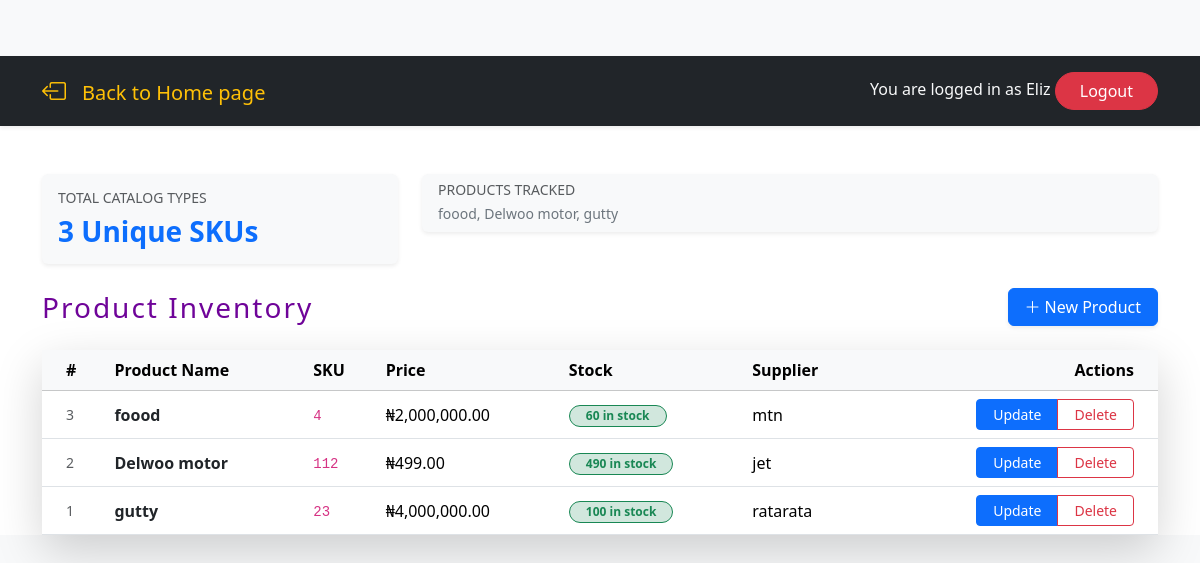
The app's page /list/ (signed in) with its own data.
### invApp/models.py (models this page shows, shortened)
class Product(models.Model):
    user = models.ForeignKey(
        settings.AUTH_USER_MODEL,
        on_delete= models.CASCADE,
        related_name= 'products'
    )
    product_id = models.BigAutoField(
        primary_key= True,
        help_text= 'Unique identifier product ID'
    )
    name = models.CharField(
        max_length= 100,
        verbose_name= 'Product',
        help_text= 'Enter the full commercial name of product'
    )
    sku = models.CharField(
        max_length= 50,
        verbose_name= 'SKU',
        help_text= 'Unique store keeping units(eg. 237y)'
    )
    price = models.DecimalField(
        decimal_places= 2,
        max_digits= 10,
        validators= [MinValueValidator(0.01)],
        help_text= 'Set the price in minimum of 0.01(eg.123)'
    )
    quantity = models.PositiveIntegerField(
        help_text= 'Enter Current quantity stored in the warehouse'
    )
    supplier = models.CharField(
        max_length= 100,
        verbose_name= 'Enter the primary vendor name'
    )
    created_at = models.DateTimeField(auto_now_add=True)
    updated_at = models.DateTimeField(auto_now=True)
    class Meta:
        ordering = ['-updated_at']
        verbose_name_plural = 'Products'
        constraints = [
            models.UniqueConstraint(fields=['user', 'sku'], name= 'unique_user_sku')
        ]

### invApp/views.py (the view)
# urls.py: path("list/", views.product_list_view, name= 'product_list'),
@login_required
def product_list_view(request):
    products = Product.objects.filter(user= request.user).order_by('-product_id')
    return render(request, 'accounts/product_list.html', {'products': products})

### invApp/templates/accounts/product_list.html (shortened to what this page needs)
{% extends 'layout.html' %}
{% load humanize %}
{% block extra_header %}
    <nav class="navbar navbar-expand-lg navbar-dark bg-dark sticky-top shadow-sm mb-5">
        <div class="container py-2 ">
            <div>
                <i class="bi bi-box-arrow-left text-warning fw-bold h4 mb-0"></i><a class="navbar-brand h2 ms-3 text-warning " href="/">Back to Home page </a>
            </div>
            <div>
                {% if not user.is_authenticated %}
                <a class="btn btn-sm btn-warning" href="{% url 'login' %}">Login</a>
                <a class="btn btn-sm btn-outline-secondary" href="{% url 'register' %}">Register</a>
                {% else %}
                <span class="text-light ">You are logged in as {{ user }} </span>
                <span ><a href="{% url 'logout' %}" class="btn btn-danger px-4 rounded-pill">Logout</a> </span>
                {% endif %}
            </div>
        </div>
    </nav>
{% endblock %}
{% block content %}
{% if products %}
<div class="row mb-4">
    <div class="col-md-4">
        <div class="card border-0 shadow-sm bg-light">
            <div class="card-body">
                <h6 class="text-muted text-uppercase small font-weight-bold">Total Catalog Types</h6>
                <h3 class="text-primary mb-0 fw-bold">{{ products.count }} Unique SKUs</h3>
            </div>
        </div>
    </div>
    <div class="col-md-8">
        <div class="card border-0 shadow-sm bg-light">
            <div class="card-body py-2">
                <h6 class="text-muted text-uppercase small font-weight-bold mb-1">Products Tracked</h6>
                <p class="mb-0 text-truncate text-secondary small">
                    {% for product in products %}
                        {{ product.name }}{% if not forloop.last %}, {% endif %}
                    {% endfor %}
                </p>
            </div>
        </div>
    </div>
</div>
{% endif %}
<div class="d-flex justify-content-between mb-4 align-items-center">
    <h3 style="color: rgb(111, 4, 153); letter-spacing: 2px; " class="mb-0">Product Inventory</h3>
    <a href="{% url 'product_create' %}" class="btn btn-primary text-end px-3 shadow-sm">
        <i class="bi bi-plus-lg me-1"></i>New Product
    </a>
</div>
<div class="card border-0 shadow-lg">
    <div class="table-responsive">
        <table class="table table-hover align-middle mb-0">
            <thead class="table-light">
                <tr>
                    <th class="ps-4">#</th>
                    <th>Product Name</th>
                    <th>SKU</th>
                    <th>Price</th>
                    <th>Stock</th>
                    <th>Supplier</th>
                    <th class="text-end pe-4">Actions</th>
                </tr>
            </thead>
            <tbody>
                {% for product in products %}
                <tr>
                    <td class="ps-4 text-muted small">{{ product.product_id }}</td>
                    <td>
                        <span class="fw-bold text-dark">{{ product.name }}</span>
                    </td>
                    <td>
                        <code>{{ product.sku }}</code>
                    </td>
                    <td>₦{{ product.price |intcomma }}</td>
                    <td>
                        {% if product.quantity > 10 %}
                        <span class="badge rounded-pill bg-success-subtle border border-success text-success px-3">
                            {{ product.quantity }} in stock
                        </span>
                        {% else %}
                        <span class="badge rounded-pill bg-danger-subtle border border-danger text-danger px-3">
                            Low: {{ product.quantity }}
                        </span>
                        {% endif %}
                    </td>
                    <td>{{ product.supplier }}</td>
                    <td class="text-end pe-4">
                        <div class="btn-group btn-group-sm">
                            <a href="{% url 'product_update' product.product_id %}" class="btn btn-primary px-3">
                                Update
                            </a>
                            <a href="{% url 'product_delete' product.product_id %}" class="btn btn-outline-danger px-3">
                                Delete
                            </a>
                        </div>
                    </td>
                </tr>
                {% endfor %}
            </tbody>
        </table>
    </div>
</div>
{% endblock %}

### invApp/templates/layout.html (shortened to what this page needs)
{% load static %}
<!DOCTYPE html>
<html lang="en">
<head>
    <link href="https://cdn.jsdelivr.net/npm/bootstrap@5.3.3/dist/css/bootstrap.min.css" rel="stylesheet">
    <link rel="stylesheet" href="https://cdn.jsdelivr.net/npm/bootstrap-icons@1.11.3/font/bootstrap-icons.min.css">
    <link rel="stylesheet" href="{% static 'css/mtn.css' %}">
</head>
<body>
  {% block extra_header %} {% endblock %}
    <main class="container">
        {% block content %}
        {% endblock %}
    </main>
</body>
</html>

### invApp/templates/layout.html (style rules this page uses)
:root { min-height: 100vh; background-color: #f8f9fa; padding-top: 56px; padding-bottom: 56px; }

### records on screen
Product: name "foood", product_id "3", sku "4", price "2,000,000.00", quantity "60", supplier "mtn"
Product: name "Delwoo motor", product_id "2", sku "112", price "499.00", quantity "490", supplier "jet"
Product: name "gutty", product_id "1", sku "23", price "4,000,000.00", quantity "100", supplier "ratarata"

### other values on screen
{{ user }} "Eliz"
{{ products.count }} "3"
